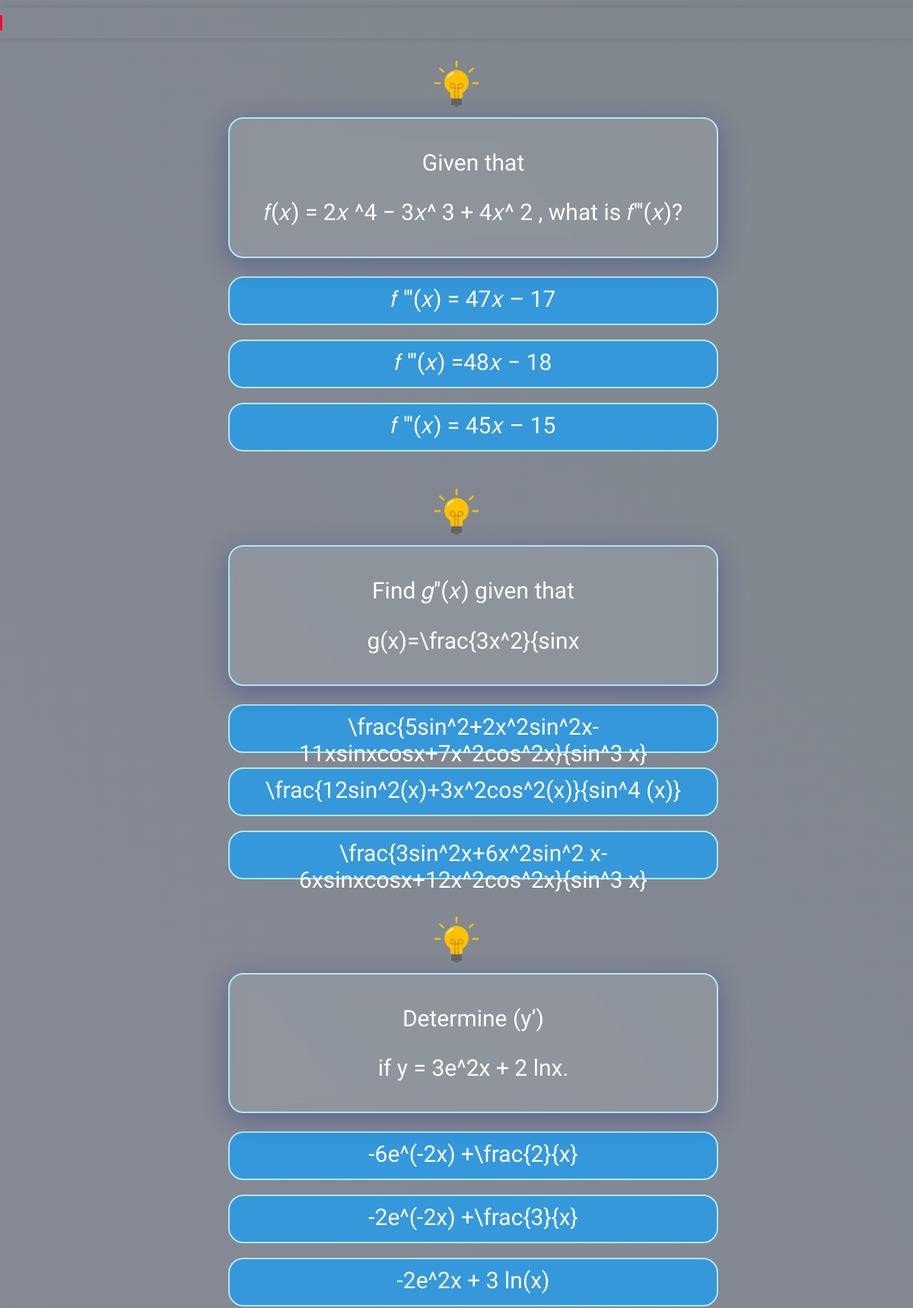
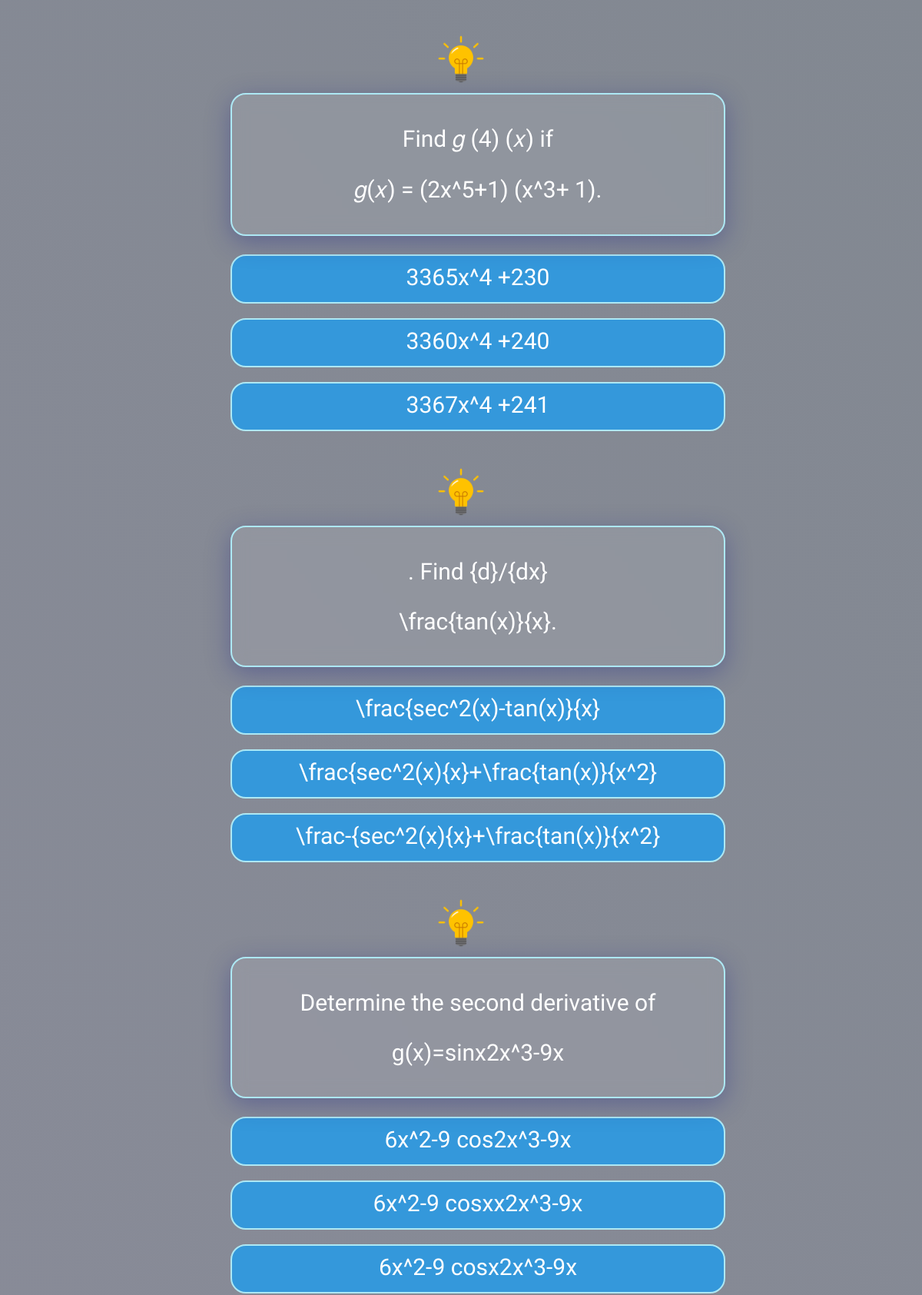
Screenshot of /practice-question/group/38/ (signed in, upper part) with the database file from the repository (2 pictures, top to bottom).
### quiz/models.py (models this page shows, shortened)
class Question(models.Model):
    TOPIC_CHOICES = [
        ('Limits','Limits'),
        ('Derivative of a function','Derivative of a function'),
        ('Derivatives of trigonometric functions','Derivative of trigonometric functions'),
        ('Derivatives of inverse trigonometric functions','Derivative of inverse trigonometric functions'),
        ('Derivatives of Logarithmic and exponential functions','Derivative of logarithmic and exponential functions'),
        ('Derivatives of Hyperbolic and inverse hyperbolic functions','Derivative of hyperbolic and inverse hyperbolic functions'),
        ('Implicit Differentiation','Implicit Differentiation'),
        ('Explicit Differentiation','Explicit Differentiation'),
        ('Higher Derivative','Higher Derivative'),
    ]
    topic = models.CharField(max_length=100, choices=TOPIC_CHOICES)
    question_text = models.TextField()
    question_formula = models.TextField(blank=True, null=True)
    option_a = models.TextField(null=True, blank=True)
    option_b = models.TextField(null=True, blank=True)
    option_c = models.TextField(null=True, blank=True)
    answer = models.CharField(max_length=100, null=True, blank=True)
    hint_question = models.CharField(max_length=100, null=True, blank=True)
    solution_here = models.ImageField(upload_to='solutions/',blank=True)

### quiz/views.py (the view, shortened to what this page needs)
# urls.py: path('practice-question/group/<int:practice_mode_instance_id>/', views.practice_question_group, name='practice-group'),
@csrf_exempt
@login_required(login_url='home')
def practice_question_group(request,practice_mode_instance_id):
    practice_mode_instance = PracticeMode.objects.get(id=practice_mode_instance_id)
    time_limit = practice_mode_instance.num_questions * 30
    questions = list(practice_mode_instance.questions.all())
    random.shuffle(questions)
    return render(request, 'practiceQuestion/group_question.html', {'practice_mode_instance': practice_mode_instance, 'shuffled_questions': questions,'time_limit': time_limit})

### templates/practiceQuestion/group_question.html (shortened to what this page needs)
<!DOCTYPE html>
<html lang="en">
<head>
  {% load static %}
  <link rel="stylesheet" href="{% static 'css/question/question.css' %}">
  <link rel="stylesheet" href="https://unpkg.com/mathlive/dist/mathlive-static.css" />
</head>
<body>
<div id="quiz-container">
  {% if practice_mode_instance.questions.all %}
  <form method="POST">
    <div id="timer">
      <div id="timer-bar"></div>
    </div>
    {% for question in shuffled_questions %}
    <div class="question-container" id="question{{ question.id }}">
      <div class="hint">
        <img src="{% static 'img/bulb.png' %}" alt="Hint" onclick="showHint('{{ question.id }}')">
      </div>
      <div class="question-container" id="question{{ question.id }}">
        <div class="question">
          <div class="text-question mathlive">
            <p>{{ question.question_text }}</p>
          </div>
          {% autoescape off %}
          <div class="mathlive">
            <p>{{ question.question_formula }}</p>
          </div>
          {% endautoescape %}
        </div>
        <div class="choices">
          <input type="radio" name="user_answer_{{ question.id }}" value="{{ question.option_a }}"  id="q{{ question.id }}a"><label class="mathlive" for="q{{ question.id }}a">{{ question.option_a }}</label><br>
          <input type="radio" name="user_answer_{{ question.id }}" value="{{ question.option_b }}" id="q{{ question.id }}b"><label class="mathlive" for="q{{ question.id }}b">{{ question.option_b }}</label><br>
          <input type="radio" name="user_answer_{{ question.id }}" value="{{ question.option_c }}" id="q{{ question.id }}c"><label class="mathlive" for="q{{ question.id }}c">{{ question.option_c }}</label><br>
        </div>
      </div>
    {% endfor %}
  </form>
  {% else %}
    <p>No questions available for the selected criteria.</p>
  {% endif %}
</div>
</body>
</html>

### static/css/question/question.css (style rules this page uses)
body { font-family: 'Nova Square', sans-serif; background: linear-gradient(232deg, rgba(0, 15, 30, 0.5), rgba(38, 33, 69, 0.5)), url('/static/img/bg.jpg'); background-attachment: fixed; background-size: cover; background-repeat: no-repeat; margin: 0; padding: 0; }
#quiz-container { max-width: 600px; margin: 50px auto; padding: 20px; border-radius: 10px; opacity: 100%; transition: opacity 1s ease-in-out; text-align: center; }
.question-container { margin-bottom: 20px; opacity: 100%; transition: opacity 1s ease-in-out; background: transparent; }
.question { position: relative; text-align: center; justify-content: center; margin-bottom: 24px; color: #fff; border: 2px solid #ade8f4; background: rgba(255, 255, 255, 0.1); box-shadow: 0 8px 32px 0 rgba(31, 38, 135, 0.37); backdrop-filter: blur(1px); -webkit-backdrop-filter: blur(1px); border-radius: 20px; width: 600px; height: auto; overflow: hidden; padding: 10px 20px; backdrop-filter: blur(10px); font-size: 30px; }
.choices { margin-top: 10px; }
.choices label { display: block; font-size: 30px; font-family: 'Nova Square', sans-serif; padding: 10px; width: 620px; height: 40px; background-color: #3498db; color: #fff; border: 2px solid #ade8f4; border-radius: 20px; cursor: pointer; }
#timer { font-size: 20px; margin-top: 10px; color: #fff; text-align: center; position: fixed; top: 0; left: 50%; transform: translateX(-50%); width: 100%; padding: 10px 0; box-shadow: 0 0 10px rgba(0, 0, 0, 0.1); overflow: hidden; }
#timer-bar { height: 20px; background-color: #ff002b; width: 100%; transition: width 1s linear; }
.hint img { width: 80px; height: auto; cursor: pointer; }

### rows the page displays
Question: question_text "Given that", question_formula "𝑓(𝑥) = 2𝑥 ^4 − 3𝑥^ 3 + 4𝑥^ 2 , what is 𝑓′′′(𝑥)?", option_a "𝑓 ′′′(𝑥) = 47𝑥 – 17", option_b "𝑓 ′′′(𝑥) =48𝑥 − 18", option_c "𝑓 ′′′(𝑥) = 45𝑥 – 15"
Question: question_text "Find 𝑔′′(𝑥) given that", question_formula "g(x)=\\frac{3x^2}{sinx", option_a "\\frac{5sin^2+2x^2sin^2x-11xsinxcosx+7x^2cos^2x}{sin^3 x}", option_b "\\frac{12sin^2(x)+3x^2cos^2(x)}{sin^4 (x)}", option_c "\\frac{3sin^2x+6x^2sin^2 x-6xsinxcosx+12x^2cos^2x}{sin^3 x}"
Question: question_text "Determine (y’)", question_formula "if y = 3e^2x + 2 lnx.", option_a "-6e^(-2x) +\\frac{2}{x}", option_b "-2e^(-2x) +\\frac{3}{x}", option_c "-2e^2x + 3 ln(x)"
Question: question_text "Find 𝑔 (4) (𝑥) if", question_formula "𝑔(𝑥) = (2x^5+1) (x^3+ 1).", option_a "3365x^4 +230", option_b "3360x^4 +240", option_c "3367x^4 +241"
Question: question_text ". Find {d}/{dx}", question_formula "\\frac{tan(x)}{x}.", option_a "\\frac{sec^2(x)-tan(x)}{x}", option_b "\\frac{sec^2(x){x}+\\frac{tan(x)}{x^2}", option_c "\\frac-{sec^2(x){x}+\\frac{tan(x)}{x^2}"
Question: question_text "Determine the second derivative of", question_formula "g(x)=sinx2x^3-9x", option_a "6x^2-9 cos2x^3-9x", option_b "6x^2-9 cosxx2x^3-9x", option_c "6x^2-9 cosx2x^3-9x"
